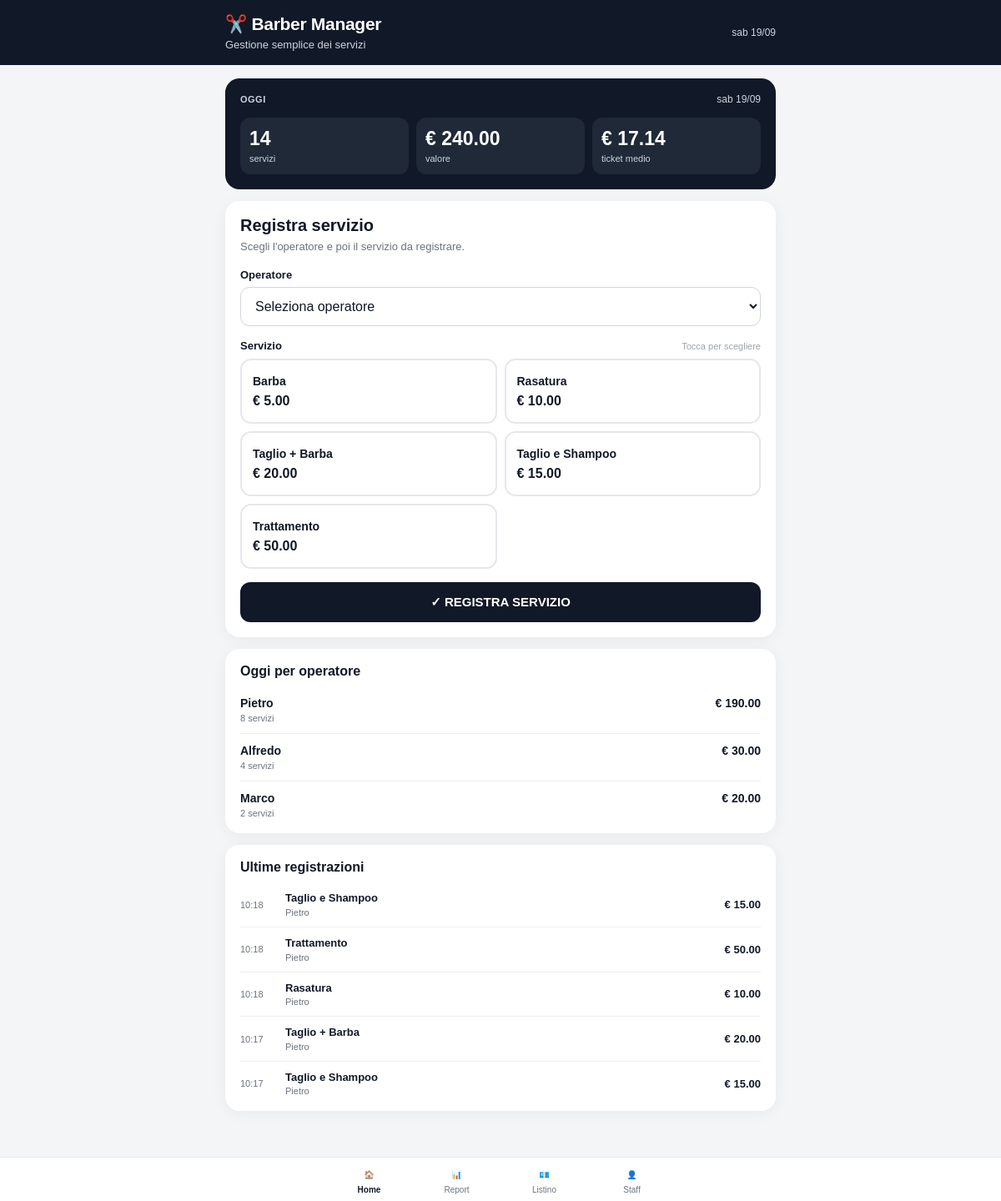
The page / on the database its author committed.
### tables this page shows
CREATE TABLE servizi (
            id INTEGER PRIMARY KEY AUTOINCREMENT,
            nome TEXT NOT NULL,
            prezzo REAL NOT NULL,
            attivo INTEGER NOT NULL DEFAULT 1
        );

CREATE TABLE registrazioni (
            id INTEGER PRIMARY KEY AUTOINCREMENT,
            data_ora TEXT NOT NULL,
            collaboratore_id INTEGER NOT NULL,
            servizio_id INTEGER NOT NULL,
            collaboratore_nome TEXT NOT NULL,
            servizio_nome TEXT NOT NULL,
            prezzo_applicato REAL NOT NULL
        );

### avvio/app.py (the view)
@app.route("/")
def home():
    conn = get_db()
    collaboratori = conn.execute("""
        SELECT
            id,
            nome
        FROM collaboratori
        WHERE attivo = 1
        ORDER BY nome
    """).fetchall()
    servizi = conn.execute("""
        SELECT
            id,
            nome,
            prezzo
        FROM servizi
        WHERE attivo = 1
        ORDER BY nome
    """).fetchall()
    oggi = date.today().isoformat()
    domani = (
        date.today() +
        timedelta(days=1)
    ).isoformat()
    statistiche = conn.execute("""
        SELECT
            COUNT(*) AS numero,
            COALESCE(
                SUM(prezzo_applicato),
                0
            ) AS totale
        FROM registrazioni
        WHERE data_ora >= ?
        AND data_ora < ?
    """, (
        oggi + " 00:00:00",
        domani + " 00:00:00"
    )).fetchone()
    ticket_medio = 0
    if statistiche["numero"] > 0:
        ticket_medio = (
            statistiche["totale"] /
            statistiche["numero"]
        )
    per_operatore = conn.execute("""
        SELECT
            collaboratore_nome,
            COUNT(*) AS numero,
            COALESCE(
                SUM(prezzo_applicato),
                0
            ) AS totale
        FROM registrazioni
        WHERE data_ora >= ?
        AND data_ora < ?
        GROUP BY
            collaboratore_id,
            collaboratore_nome
        ORDER BY totale DESC
    """, (
        oggi + " 00:00:00",
        domani + " 00:00:00"
    )).fetchall()
    recenti = conn.execute("""
        SELECT
            id,
            data_ora,
            collaboratore_nome,
            servizio_nome,
            prezzo_applicato
        FROM registrazioni
        ORDER BY id DESC
        LIMIT 5
    """).fetchall()
    conn.close()
    return render_template(
        "index.html",
        collaboratori=collaboratori,
        servizi=servizi,
        statistiche=statistiche,
        ticket_medio=ticket_medio,
        per_operatore=per_operatore,
        recenti=recenti
    )

### avvio/app.py (called while the page is built)
def get_db():
    conn = sqlite3.connect(DATABASE)
    conn.row_factory = sqlite3.Row
    conn.execute("PRAGMA foreign_keys = ON")
    return conn

### templates/index.html (shortened to what this page needs)
<!doctype html>
<html lang="it">
<head>
</head>
<body>
<header>
    <div class="wrap">
        <div class="header-row">
            <div>
                <div class="logo">
                    ✂️ Barber Manager
                </div>
                <div class="sub">
                    Gestione semplice dei servizi
                </div>
            </div>
            <div class="header-date" id="headerDate">
            </div>
        </div>
    </div>
</header>
<main>
    <section class="today">
        <div class="today-header">
            <div class="today-title">
                OGGI
            </div>
            <div class="today-date" id="todayDate">
            </div>
        </div>
        <div class="stats">
            <div class="stat">
                <b>
                    {{ statistiche['numero'] }}
                </b>
                <span>
                    servizi
                </span>
            </div>
            <div class="stat">
                <b>
                    € {{ '%.2f'|format(statistiche['totale']) }}
                </b>
                <span>
                    valore
                </span>
            </div>
            <div class="stat">
                <b>
                    € {{ '%.2f'|format(ticket_medio) }}
                </b>
                <span>
                    ticket medio
                </span>
            </div>
        </div>
    </section>
    <section class="card">
        <h1>
            Registra servizio
        </h1>
        <p class="desc">
            Scegli l'operatore e poi il servizio da registrare.
        </p>
        <div
            id="operatorSelection"
            class="operator-select">
            <label class="field">
                Operatore
            </label>
            <select id="operatorSelect">
                <option value="">
                    Seleziona operatore
                </option>
            </select>
        </div>
        <form
            id="serviceForm"
            action="/registra"
            method="post">
            <div class="service-title-row">
                <div class="field" style="margin-bottom:0;">
                    Servizio
                </div>
                <div class="service-hint">
                    Tocca per scegliere
                </div>
            </div>
            <div class="grid">
                {% for s in servizi %}
                    <label class="opt">
                        <span class="svc">
                            <b>
                                {{ s['nome'] }}
                            </b>
                            <strong>
                                € {{ '%.2f'|format(s['prezzo']) }}
                            </strong>
                        </span>
                    </label>
                {% endfor %}
            </div>
            <button
                id="submitButton"
                class="btn"
                type="submit">
                ✓ REGISTRA SERVIZIO
            </button>
        </form>
    </section>
    <section class="card">
        <div class="section-header">
            <h2>
                Oggi per operatore
            </h2>
        </div>
        {% if per_operatore %}
            {% for r in per_operatore %}
                <div class="operator">
                    <div class="operator-top">
                        <b class="operator-name-list">
                            {{ r['collaboratore_nome'] }}
                        </b>
                        <span class="operator-value">
                            € {{ '%.2f'|format(r['totale']) }}
                        </span>
                    </div>
                    <div class="operator-meta">
                        {{ r['numero'] }}
                        {% if r['numero'] == 1 %}
                            servizio
                        {% else %}
                            servizi
                        {% endif %}
                    </div>
                </div>
            {% endfor %}
        {% else %}
            <p class="empty">
                Nessun servizio registrato oggi.
            </p>
        {% endif %}
    </section>
    <section class="card">
        <div class="section-header">
            <h2>
                Ultime registrazioni
            </h2>
        </div>
        {% if recenti %}
            {% for r in recenti %}
                <div class="recent">
                    <div class="recent-time">
                        {{ r['data_ora'][11:16] }}
                    </div>
                    <div>
                        <div class="recent-service">
                            {{ r['servizio_nome'] }}
                        </div>
                        <div class="recent-person">
                            {{ r['collaboratore_nome'] }}
                        </div>
                    </div>
                    <div class="recent-price">
                        € {{ '%.2f'|format(r['prezzo_applicato']) }}
                    </div>
                </div>
            {% endfor %}
        {% else %}
            <p class="empty">
                Nessun servizio registrato.
            </p>
        {% endif %}
    </section>
</main>
<nav>
    <a
        class="nav active"
        href="/">
        <span class="nav-icon">
            🏠
        </span>
        <span>
            Home
        </span>
    </a>
    <a
        class="nav"
        href="/storico">
        <span class="nav-icon">
            📊
        </span>
        <span>
            Report
        </span>
    </a>
    <a
        class="nav"
        href="/listino">
        <span class="nav-icon">
            💶
        </span>
        <span>
            Listino
        </span>
    </a>
    <a
        class="nav"
        href="/staff">
        <span class="nav-icon">
            👤
        </span>
        <span>
            Staff
        </span>
    </a>
</nav>
</body>
</html>

### templates/index.html (style rules this page uses)
* { box-sizing: border-box; }
html { scroll-behavior: smooth; }
body { margin: 0; padding-bottom: 78px; font-family: Arial, sans-serif; background: #f4f5f7; color: #111827; }
button, select, input { font-family: inherit; }
header { background: #111827; color: #fff; }
.wrap, main { max-width: 700px; margin: auto; }
.wrap { padding: 17px 20px; }
.header-row { display: flex; align-items: center; justify-content: space-between; gap: 15px; }
.logo { font-size: 21px; font-weight: 800; letter-spacing: -0.3px; }
.sub { color: #cbd5e1; font-size: 13px; margin-top: 5px; }
.header-date { text-align: right; color: #cbd5e1; font-size: 12px; white-space: nowrap; }
main { padding: 16px 20px; }
.card { background: #fff; padding: 18px; border-radius: 17px; margin-bottom: 14px; box-shadow: 0 3px 18px #0000000d; }
h1, h2 { margin-top: 0; }
h1 { font-size: 20px; margin-bottom: 5px; }
h2 { font-size: 16px; margin-bottom: 4px; }
.desc { color: #6b7280; font-size: 13px; margin: 0 0 17px 0; line-height: 1.4; }
.today { background: #111827; color: #fff; padding: 18px; border-radius: 17px; margin-bottom: 14px; }
.today-header { display: flex; align-items: center; justify-content: space-between; gap: 10px; }
.today-title { font-size: 11px; font-weight: 800; color: #cbd5e1; letter-spacing: .5px; }
.today-date { font-size: 12px; color: #cbd5e1; }
.stats { display: grid; grid-template-columns: 1fr 1fr 1fr; gap: 9px; margin-top: 15px; }
.stat { background: #1f2937; border-radius: 12px; padding: 13px 11px; min-width: 0; }
.stat b { display: block; font-size: 23px; line-height: 1.1; white-space: nowrap; overflow: hidden; text-overflow: ellipsis; }
.stat span { display: block; color: #cbd5e1; font-size: 11px; margin-top: 5px; }
.operator-select { margin-bottom: 16px; }
.field { display: block; font-weight: 700; font-size: 13px; margin-bottom: 7px; }
select { width: 100%; padding: 13px; border: 1px solid #d1d5db; border-radius: 11px; background: #fff; font-size: 16px; color: #111827; outline: none; }
.service-title-row { display: flex; align-items: center; justify-content: space-between; margin-bottom: 8px; }
.service-hint { color: #9ca3af; font-size: 11px; }
.grid { display: grid; grid-template-columns: 1fr 1fr; gap: 9px; }
.opt { position: relative; }
.svc { display: flex; flex-direction: column; justify-content: center; min-height: 78px; padding: 13px; border: 2px solid #e5e7eb; border-radius: 13px; cursor: pointer; transition: background .12s ease, border-color .12s ease, transform .08s ease; }
.svc b { font-size: 14px; margin-bottom: 6px; line-height: 1.2; }
.svc strong { font-size: 16px; }
.btn { width: 100%; margin-top: 16px; padding: 15px; border: 0; border-radius: 12px; background: #111827; color: #fff; font-size: 15px; font-weight: 800; cursor: pointer; transition: transform .08s ease, opacity .15s ease; }
.section-header { display: flex; align-items: center; justify-content: space-between; gap: 10px; margin-bottom: 5px; }
.operator { padding: 12px 0; border-bottom: 1px solid #eee; }
.operator:last-child { border-bottom: 0; padding-bottom: 0; }
.operator-top { display: flex; justify-content: space-between; gap: 10px; align-items: center; }
.operator-name-list { font-size: 14px; }
.operator-value { font-weight: 800; font-size: 14px; }
.operator-meta { margin-top: 4px; color: #6b7280; font-size: 11px; }
.recent { display: grid; grid-template-columns: 45px 1fr auto; gap: 9px; align-items: center; padding: 11px 0; border-bottom: 1px solid #eee; }
.recent:last-child { border-bottom: 0; padding-bottom: 0; }
.recent-time { font-size: 11px; color: #6b7280; }
.recent-service { font-weight: 700; font-size: 13px; line-height: 1.2; }
.recent-person { font-size: 11px; color: #6b7280; margin-top: 3px; }
.recent-price { font-weight: 800; font-size: 13px; white-space: nowrap; }
nav { position: fixed; bottom: 0; left: 0; right: 0; display: flex; justify-content: center; background: rgba(255, 255, 255, .97); border-top: 1px solid #e5e7eb; z-index: 100; padding-bottom: env(safe-area-inset-bottom); }
.nav { width: 105px; padding: 9px 8px 8px; text-align: center; text-decoration: none; color: #6b7280; transition: color .12s ease; }
.nav.active { color: #111827; font-weight: 700; }
.nav-icon { display: block; font-size: 18px; line-height: 20px; }
.nav span { display: block; font-size: 10px; margin-top: 2px; }

### rows shown on the page
servizi: nome "Barba", prezzo "5.00"
servizi: nome "Rasatura", prezzo "10.00"
servizi: nome "Taglio + Barba", prezzo "20.00"
servizi: nome "Taglio e Shampoo", prezzo "15.00"
servizi: nome "Trattamento", prezzo "50.00"
registrazioni: collaboratore_nome "Marco", totale "20.00", numero "2"
registrazioni: data_ora "10:18", servizio_nome "Taglio e Shampoo", collaboratore_nome "Pietro", prezzo_applicato "15.00"
registrazioni: data_ora "10:18", servizio_nome "Trattamento", collaboratore_nome "Pietro", prezzo_applicato "50.00"
registrazioni: data_ora "10:18", servizio_nome "Rasatura", collaboratore_nome "Pietro", prezzo_applicato "10.00"
registrazioni: data_ora "10:17", servizio_nome "Taglio + Barba", collaboratore_nome "Pietro", prezzo_applicato "20.00"
registrazioni: data_ora "10:17", servizio_nome "Taglio e Shampoo", collaboratore_nome "Pietro", prezzo_applicato "15.00"

### other values the page prints
{{ statistiche['numero'] }} "14"
{{ '%.2f'|format(statistiche['totale']) }} "240.00"
{{ '%.2f'|format(ticket_medio) }} "17.14"
{{ r['collaboratore_nome'] }} "Pietro" "Alfredo"
{{ '%.2f'|format(r['totale']) }} "190.00" "30.00"
{{ r['numero'] }} "8" "4"
